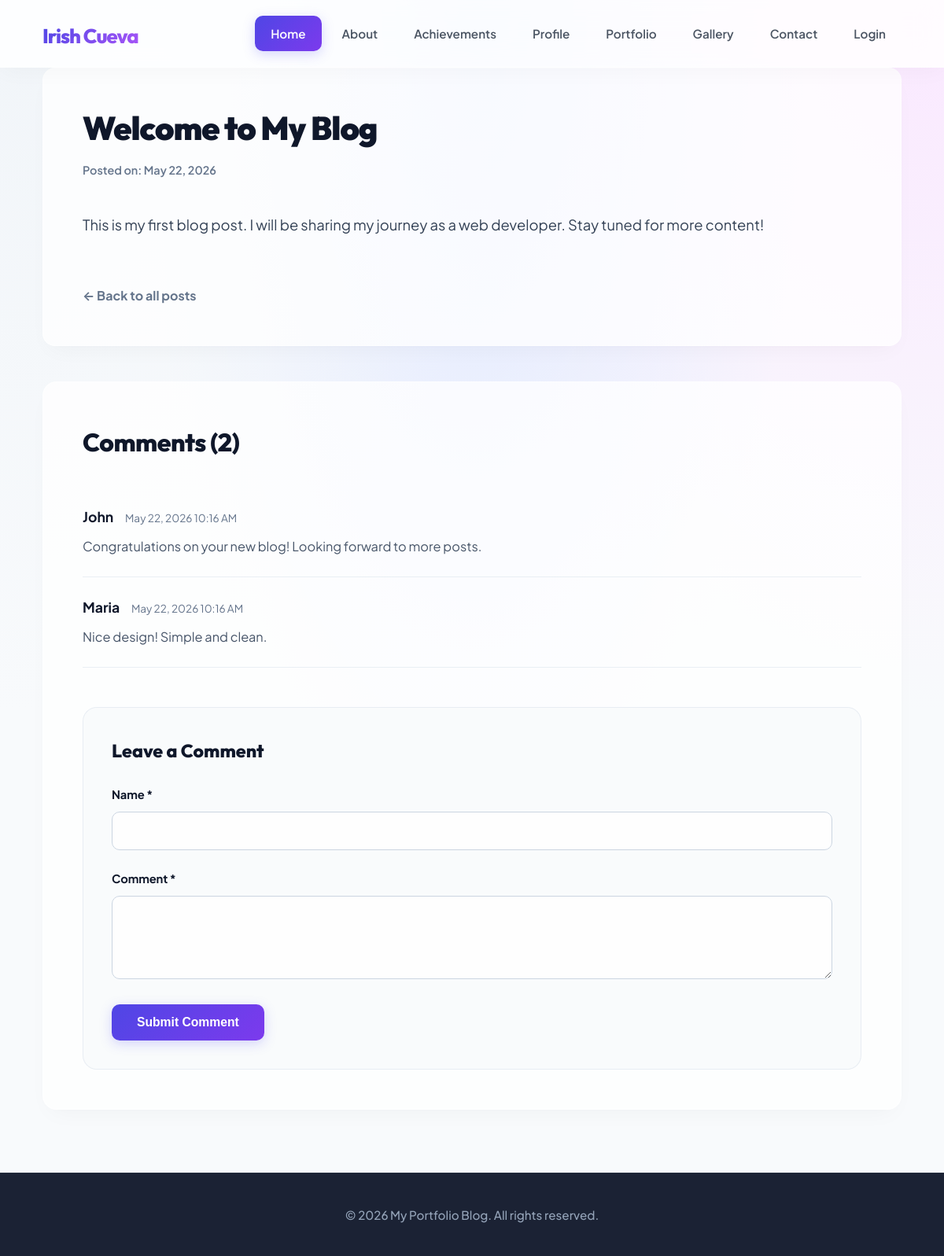
The app's page /index.php?page=post&id=1 with its own data.
### tables this page shows
CREATE TABLE IF NOT EXISTS posts (
    id INT AUTO_INCREMENT PRIMARY KEY,
    title VARCHAR(200) NOT NULL,
    content TEXT NOT NULL,
    created_at TIMESTAMP DEFAULT CURRENT_TIMESTAMP
);

CREATE TABLE IF NOT EXISTS comments (
    id INT AUTO_INCREMENT PRIMARY KEY,
    post_id INT NOT NULL,
    name VARCHAR(100) NOT NULL,
    comment TEXT NOT NULL,
    created_at TIMESTAMP DEFAULT CURRENT_TIMESTAMP,
    FOREIGN KEY (post_id) REFERENCES posts(id) ON DELETE CASCADE
);

### pages/post.php (the view, shortened to what this page needs)
<?php
$post_id = isset($_GET['id']) ? (int)$_GET['id'] : 0;
$stmt = $pdo->prepare("SELECT * FROM posts WHERE id = :id");
$stmt->execute(['id' => $post_id]);
$post = $stmt->fetch(PDO::FETCH_ASSOC);
$stmt = $pdo->prepare("SELECT * FROM comments WHERE post_id = :post_id ORDER BY created_at DESC");
$stmt->execute(['post_id' => $post_id]);
$comments = $stmt->fetchAll(PDO::FETCH_ASSOC);
include 'includes/header.php';
?>
<main class="container">
    <article class="single-post" style="overflow: hidden; border-radius: 16px;">
        <h2><?php echo htmlspecialchars($post['title']); ?></h2>
        <div class="post-meta">Posted on: <?php echo date('F j, Y', strtotime($post['created_at'])); ?></div>
        <div class="post-content">
            <p><?php echo nl2br(htmlspecialchars($post['content'])); ?></p>
        </div>
        <a href="index.php?page=home" class="back-link">← Back to all posts</a>
    </article>
    <div class="comments-section">
        <h3>Comments (<?php echo count($comments); ?>)</h3>
        <?php if (count($comments) > 0): ?>
            <?php foreach ($comments as $comment): ?>
                <div class="comment">
                    <strong><?php echo htmlspecialchars($comment['name']); ?></strong>
                    <span class="comment-date"><?php echo date('F j, Y g:i A', strtotime($comment['created_at'])); ?></span>
                    <p><?php echo nl2br(htmlspecialchars($comment['comment'])); ?></p>
                </div>
            <?php endforeach; ?>
        <?php else: ?>
            <p class="no-comments">No comments yet. Be the first to comment!</p>
        <?php endif; ?>
        <div class="comment-form">
            <h4>Leave a Comment</h4>
            <form method="POST" action="">
                <div class="form-group">
                    <label for="name">Name *</label>
                    <input type="text" id="name" name="name" required>
                </div>
                <div class="form-group">
                    <label for="comment">Comment *</label>
                    <textarea id="comment" name="comment" rows="4" required></textarea>
                </div>
                <button type="submit" name="submit_comment">Submit Comment</button>
            </form>
        </div>
    </div>
</main>
<?php include 'includes/footer.php'; ?>

### assets/css/style.css (style rules this page uses)
:root { --font-primary: 'Plus Jakarta Sans', system-ui, -apple-system, sans-serif; --font-display: 'Outfit', system-ui, -apple-system, sans-serif; --color-primary-hsl: 242, 85%, 65%; --color-primary: hsl(var(--color-primary-hsl)); --color-primary-light: hsla(var(--color-primary-hsl), 0.08); --color-primary-glow: hsla(var(--color-primary-hsl), 0.25); --color-secondary-hsl: 168, 80%, 40%; --color-secondary: hsl(var(--color-secondary-hsl)); --color-secondary-light: hsla(var(--color-secondary-hsl), 0.1); --color-dark: #0f172a; --color-dark-muted: #64748b; --color-border: rgba(226, 232, 240, 0.7); --glass-bg: rgba(255, 255, 255, 0.75); --glass-border: rgba(255, 255, 255, 0.5); --glass-shadow: 0 8px 32px 0 rgba(31, 38, 135, 0.04); --border-radius-sm: 10px; --border-radius-md: 18px; --border-radius-lg: 28px; --shadow-sm: 0 4px 12px rgba(0, 0, 0, 0.02); --shadow-md: 0 12px 30px -10px rgba(15, 23, 42, 0.04), 0 8px 16px -8px rgba(15, 23, 42, 0.02); --shadow-lg: 0 26px 50px -15px rgba(99, 102, 241, 0.12), 0 0 1px 0 rgba(99, 102, 241, 0.2); }
* { margin: 0; padding: 0; box-sizing: border-box; }
body { font-family: var(--font-primary); line-height: 1.65; color: var(--color-dark); background: radial-gradient(at 0% 0%, #f1f5f9 0, transparent 40%), radial-gradient(at 50% 0%, #e0e7ff 0, transparent 50%), radial-gradient(at 100% 0%, #fae8ff 0, transparent 40%), #f8fafc; background-attachment: fixed; overflow-x: hidden; padding-bottom: 0; }
.container { max-width: 1140px; margin: auto; padding: 0 24px; }
main { animation: fadeInUp 0.75s cubic-bezier(0.16, 1, 0.3, 1) both; padding-top: 30px; }
.posts-list h3, .comments-section h3 { font-family: var(--font-display); font-size: 2rem; font-weight: 800; margin-bottom: 30px; color: var(--color-dark); letter-spacing: -0.5px; }
.post-meta { color: var(--color-dark-muted); font-size: 0.9rem; margin-bottom: 20px; display: flex; align-items: center; gap: 8px; font-weight: 600; }
.single-post { background: var(--glass-bg); backdrop-filter: blur(12px); padding: 50px; border-radius: var(--border-radius-md); box-shadow: var(--shadow-md); border: 1px solid var(--glass-border); margin-bottom: 45px; }
.single-post h2 { font-family: var(--font-display); font-size: 2.6rem; font-weight: 900; margin-bottom: 16px; letter-spacing: -1px; line-height: 1.25; }
.post-content { margin: 40px 0; font-size: 1.15rem; line-height: 1.85; color: #334155; }
.back-link { display: inline-block; margin-top: 20px; color: var(--color-dark-muted); text-decoration: none; font-weight: 700; transition: all 0.3s; }
.comments-section { background: var(--glass-bg); backdrop-filter: blur(12px); padding: 50px; border-radius: var(--border-radius-md); box-shadow: var(--shadow-md); border: 1px solid var(--glass-border); }
.comment { border-bottom: 1px solid rgba(226, 232, 240, 0.7); padding: 24px 0; }
.comment strong { color: var(--color-dark); font-size: 1.1rem; font-weight: 700; }
.comment-date { font-size: 0.85rem; color: var(--color-dark-muted); margin-left: 12px; }
.comment p { color: #475569; margin-top: 10px; font-size: 1.02rem; }
.comment-form { margin-top: 50px; background: rgba(248, 250, 252, 0.8); padding: 36px; border-radius: var(--border-radius-md); border: 1px solid var(--color-border); }
.comment-form h4 { font-family: var(--font-display); font-size: 1.45rem; font-weight: 800; margin-bottom: 24px; }
.form-group { margin-bottom: 24px; }
.form-group label { display: block; margin-bottom: 10px; font-weight: 700; font-size: 0.92rem; color: var(--color-dark); letter-spacing: -0.1px; }
.form-group input, .form-group textarea { width: 100%; padding: 14px 20px; border: 1.5px solid #cbd5e1; border-radius: var(--border-radius-sm); font-family: inherit; font-size: 15px; transition: all 0.3s; background: rgba(255, 255, 255, 0.9); }
button[type="submit"] { background: linear-gradient(135deg, #4f46e5 0%, #7c3aed 100%); color: white; padding: 14px 32px; border: none; border-radius: var(--border-radius-sm); font-weight: 700; font-size: 0.98rem; cursor: pointer; box-shadow: 0 4px 15px var(--color-primary-glow); transition: all 0.3s cubic-bezier(0.16, 1, 0.3, 1); }

### records on screen
posts: title "Welcome to My Blog", created_at "May 22, 2026", content "This is my first blog post. I will be sharing my journey as a web developer. Stay tuned for more content!"
comments: name "John", created_at "May 22, 2026 10:16 AM", comment "Congratulations on your new blog! Looking forward to more posts."
comments: name "Maria", created_at "May 22, 2026 10:16 AM", comment "Nice design! Simple and clean."

### other values on screen
count($comments) "2"
$footer_text "My Portfolio Blog"
